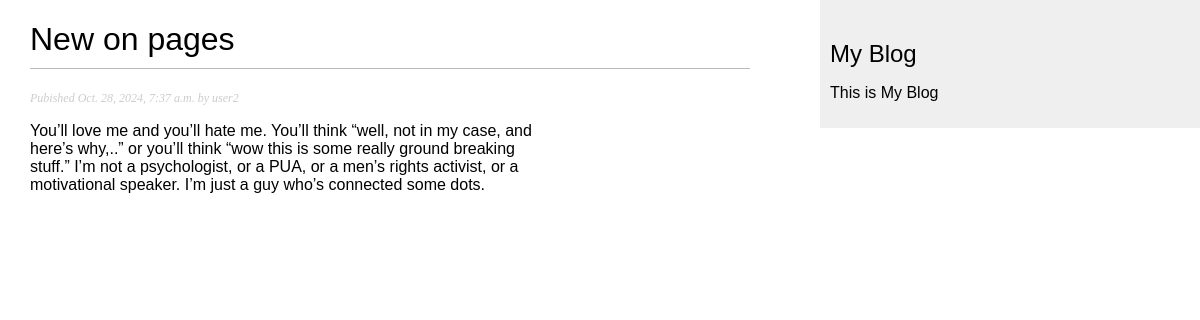
Page /djblog/2024/10/28/new-on-pages/ on the committed database.
### djblog/models.py (models this page shows, shortened)
class Post(models.Model):
    class Status(models.TextChoices):
        DRAFT = 'DF', 'Draft'
        PUBLISHED = 'PB', 'Published'
    title = models.CharField(max_length=250)
    slug = models.SlugField(
        max_length=250,
        unique_for_date = 'publish'
        )
    author = models.ForeignKey(
        settings.AUTH_USER_MODEL,
        on_delete=models.CASCADE ,
        related_name="djblog_posts"
    )
    body = models.TextField()
    publish = models.DateTimeField(default=timezone.now)
    created = models.DateTimeField(auto_now_add=True)
    updated = models.DateTimeField(auto_now=True)
    status = models.CharField(
        max_length=2,
        choices=Status.choices,
        default=Status.DRAFT
    )
    models = models.Manager() # default manager
    published = PublishedManager() # custom manager
    class Meta:
        ordering = ['-publish']
        indexes = [
            models.Index(fields=['-publish'])
        ]

### djblog/views.py (the view)
def post_detail(request, year, month, day, post):
    post = get_object_or_404(
        Post,
        status = Post.Status.PUBLISHED,
        slug = post,
        publish__year = year,
        publish__month = month,
        publish__day = day
    )
    return render(
        request,
        'post/detail.html',
        {'post':post}
    )

### djblog/templates/post/detail.html (shortened to what this page needs)
{% extends "djblog/base.html" %}
{% block content %}
<h1>{{ post.title }}</h1>
<p class="date">
    Pubished {{ post.publish }} by {{ post.author }}
</p>
{{ post.body|linebreaks }}
{% endblock %}

### djblog/static/css/djblog.css (style rules this page uses)
body { margin:0; padding:0; font-family:helvetica, sans-serif; }
h1 { font-weight:normal; border-bottom:1px solid #bbb; padding:0 0 10px 0; }
p.date { color:#ccc; font-family: georgia, serif; font-size: 12px; font-style: italic; }

### rows in the picture
Post: title "New on pages", publish "Oct. 28, 2024, 7:37 a.m.", author "user2", body "You’ll love me and you’ll hate me. You’ll think “well, not in my case, and here’s why,..” or you’ll think “wow this is some really ground breaking stuff.” I’m not a psychologist, or a PUA, or a men’s rights activist, or a motivational speaker. I’m just a guy who’s connected some dots."
